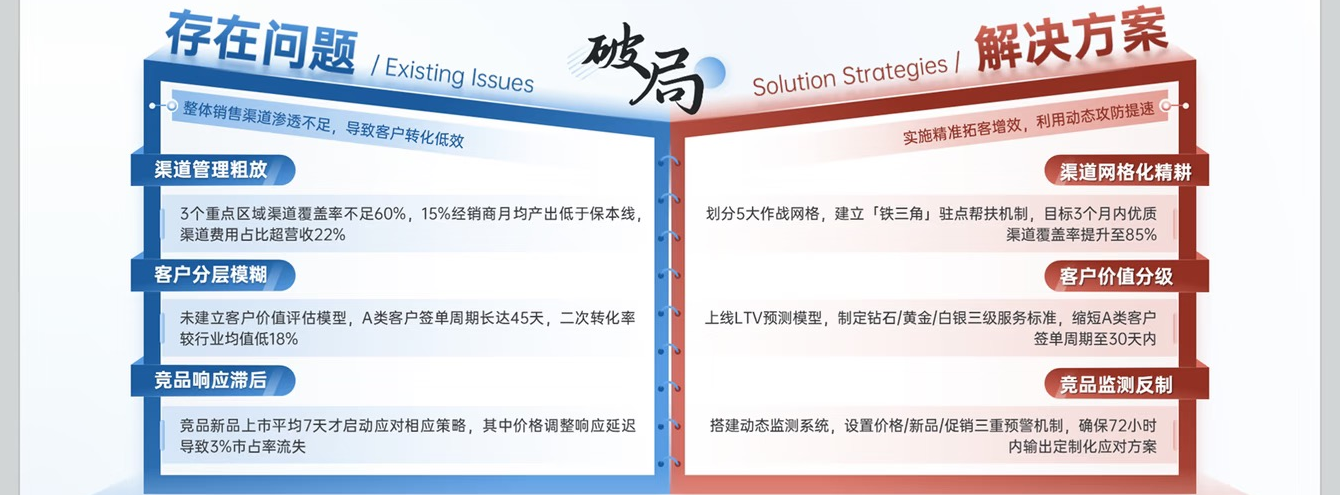
#> input picture assets/exact_folder_crop.png, 1340 x 495 px, given in place of slide_02.png, which was not available
$ python find_b5_exact.py
#> lines starting #> are read from the running program, lines starting #| are printed output that depends on the picture; pictures that were not available may be replaced by others from this repository, and a replacement may not be noted
#> further down, raw is the input picture: PIL image 1340x495 RGB; mean R, G, B 219.6, 217.3, 223.3
#| Raw image size: (1340, 495)
### tools/render_and_diff.py
"""Enhanced render_and_diff with True Linear Gradients and High-Fidelity Bold Font Rendering."""

import os
import sys
import math
import argparse
from typing import List, Optional, Tuple, Union
from PIL import Image, ImageDraw, ImageFont
from pptx import Presentation
from pptx.enum.shapes import MSO_SHAPE


# [25 lines left out: functions hex_to_rgb, extract_gradient_colors, not called in this run]


def detect_inner_slide_canvas(img: Image.Image) -> Tuple[int, int, int, int]:
    """Detect the actual white/light slide bounding box within a screenshot with gray bezels."""
    w, h = img.size
#> w = 1340; h = 495
    top_edge, bottom_edge, left_edge, right_edge = 0, h - 1, 0, w - 1
#> top_edge = 0; bottom_edge = 494; left_edge = 0; right_edge = 1339

    # Top
    for y in range(0, h // 3):
        row = [img.getpixel((x, y)) for x in range(w // 4, 3 * w // 4, 10)]
        if sum(p[0] + p[1] + p[2] for p in row) / (3 * len(row)) > 240:
            top_edge = y
            break

    # Bottom
    for y in range(h - 1, 2 * h // 3, -1):
        row = [img.getpixel((x, y)) for x in range(w // 4, 3 * w // 4, 10)]
        if sum(p[0] + p[1] + p[2] for p in row) / (3 * len(row)) > 240:
            bottom_edge = y
            break

    # Left
    for x in range(0, w // 4):
        col = [img.getpixel((x, y)) for y in range(h // 4, 3 * h // 4, 10)]
        if sum(p[0] + p[1] + p[2] for p in col) / (3 * len(col)) > 240:
            left_edge = x
            break

    # Right
    for x in range(w - 1, 3 * w // 4, -1):
        col = [img.getpixel((x, y)) for y in range(h // 4, 3 * h // 4, 10)]
        if sum(p[0] + p[1] + p[2] for p in col) / (3 * len(col)) > 240:
            right_edge = x
            break

    # If image is already exact 16:9 ratio (e.g. 1440x810, 1920x1080) and not an uncropped screenshot
    if abs(w / h - 16.0 / 9.0) < 0.01:
        # Check if top-left and top-right are clean slide background
        corners = [img.getpixel((0, 0)), img.getpixel((w - 1, 0)), img.getpixel((0, h - 1)), img.getpixel((w - 1, h - 1))]
        avg_corner = sum(p[0] + p[1] + p[2] for p in corners) / (4 * 3)
        if avg_corner > 220:  # already clean canvas
            return 0, 0, w, h

    if (right_edge - left_edge > w * 0.7) and (bottom_edge - top_edge > h * 0.7):
        return left_edge, top_edge, right_edge, bottom_edge
    return 0, 0, w, h


# [320 lines left out: functions draw_linear_gradient, render_pptx_to_image, compare_and_generate_diff, main, not called in this run]


# [2 lines that do not run on import are left out]

### tools/find_b5_exact.py
"""Find exact location of 2+1 in input/slide_02.png"""

import os
import sys
from PIL import Image

sys.path.insert(0, os.path.abspath(os.path.join(os.path.dirname(__file__), "..")))
from tools.render_and_diff import detect_inner_slide_canvas

raw = Image.open("input/slide_02.png").convert("RGB")
print(f"Raw image size: {raw.size}")
cl, ct, cr, cb = detect_inner_slide_canvas(raw)
#> cl = 20; ct = 0; cr = 1319; cb = 473
print(f"Detected canvas: [{cl}, {ct}, {cr}, {cb}]")
#| Detected canvas: [20, 0, 1319, 473]

canvas = raw.crop((cl, ct, cr, cb)).resize((1440, 810), Image.Resampling.LANCZOS)
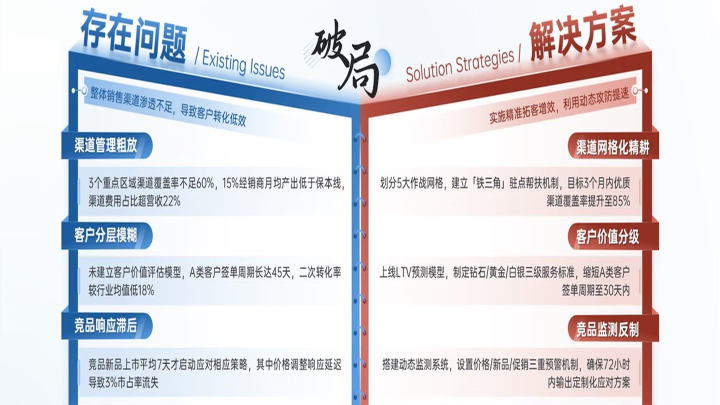
#> canvas: PIL image 1440x810 RGB (shown at 1/2 size); mean R, G, B 221.8, 219.9, 225.3
p = canvas.load()

# Let's find "2+1" text in canvas
# White text on blue banner: R>240, G>240, B>240 and adjacent pixels are blue (B>130, R<60)
pts = []
for y in range(0, 810):
    for x in range(0, 1440):
        r, g, b = p[x, y]
        # Dark blue banner
        if b > 140 and r < 70 and g > 60:
            pts.append((x, y))
#> after the loop, pts = 46605 items

# Find the blue banner for Block 5 (right half, x > 600)
b5_blue = [pt for pt in pts if pt[0] > 600]
#> b5_blue = 5666 pairs, first value 601 to 719, second value 191 to 799
if b5_blue:
    min_x = min(pt[0] for pt in b5_blue)
#> min_x = 601
    max_x = max(pt[0] for pt in b5_blue)
#> max_x = 719
    min_y = min(pt[1] for pt in b5_blue)
#> min_y = 191
    max_y = max(pt[1] for pt in b5_blue)
#> max_y = 799
    print(f"Block 5 Blue Banner in 1440x810: X=[{min_x}, {max_x}], Y=[{min_y}, {max_y}]")
#| Block 5 Blue Banner in 1440x810: X=[601, 719], Y=[191, 799]
    print(f"In 0-1000 scale: Top Y = {min_y / 810 * 1000:.1f}, Bottom Y = {max_y / 810 * 1000:.1f}")
#| In 0-1000 scale: Top Y = 235.8, Bottom Y = 986.4
    print(f"Left X = {min_x / 1440 * 1000:.1f}, Right X = {max_x / 1440 * 1000:.1f}")
#| Left X = 417.4, Right X = 499.3

    # Crop the exact Block 5
    crop_exact = canvas.crop((min_x - 10, min_y, max_x + 10, 800))
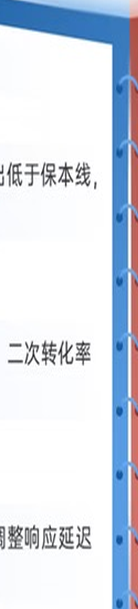
#> crop_exact: PIL image 138x609 RGB; mean R, G, B 215.3, 222, 233.2
    crop_exact.save("output/exact_block5_gt.png")
    print("Saved output/exact_block5_gt.png")

$ run again, on assets/slide1_3d_book.png
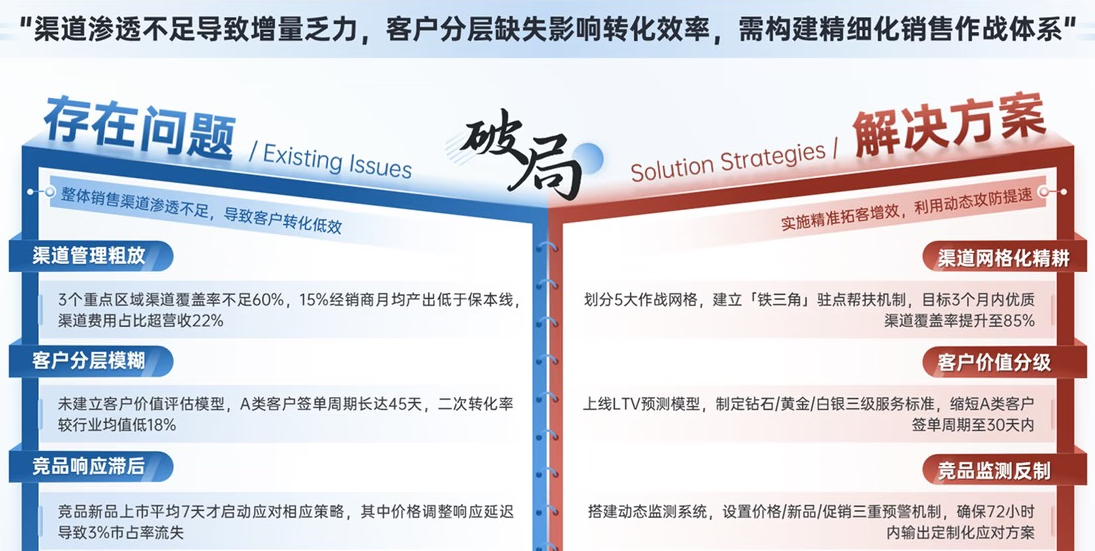
#> input picture assets/slide1_3d_book.png, 1095 x 551 px, given in place of slide_02.png, which was not available
#> raw is the input picture: PIL image 1095x551 RGB; mean R, G, B 214.5, 213.5, 220.4
#| Raw image size: (1095, 551)
#> cl = 0; ct = 58; cr = 1094; cb = 550
#| Detected canvas: [0, 58, 1094, 550]
#> `canvas = raw.crop((cl, ct, cr, cb)).resize((1440, 810), Image.Resampli..`:
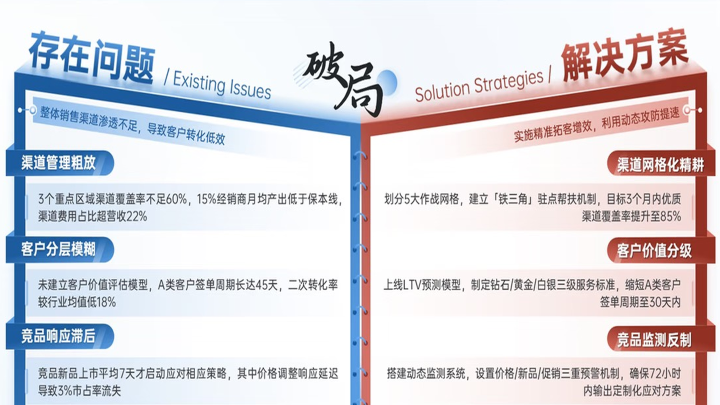
#> canvas: PIL image 1440x810 RGB (shown at 1/2 size); mean R, G, B 217.8, 215.4, 221.4
#> after the loop `for y in range(0, 810):`: pts = 53039 items
#> b5_blue = 5855 pairs, first value 601 to 719, second value 233 to 809
#> min_x = 601
#> max_x = 719
#> min_y = 233
#> max_y = 809
#| Block 5 Blue Banner in 1440x810: X=[601, 719], Y=[233, 809]
#| In 0-1000 scale: Top Y = 287.7, Bottom Y = 998.8
#| Left X = 417.4, Right X = 499.3
#> `crop_exact = canvas.crop((min_x - 10, min_y, max_x + 10, 800))`:
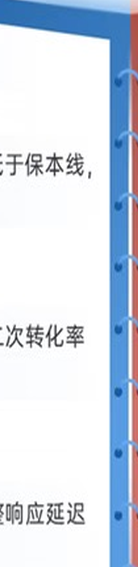
#> crop_exact: PIL image 138x567 RGB; mean R, G, B 212.1, 220.8, 233.3

$ run again, on assets/slide1_3d_clean_base.png
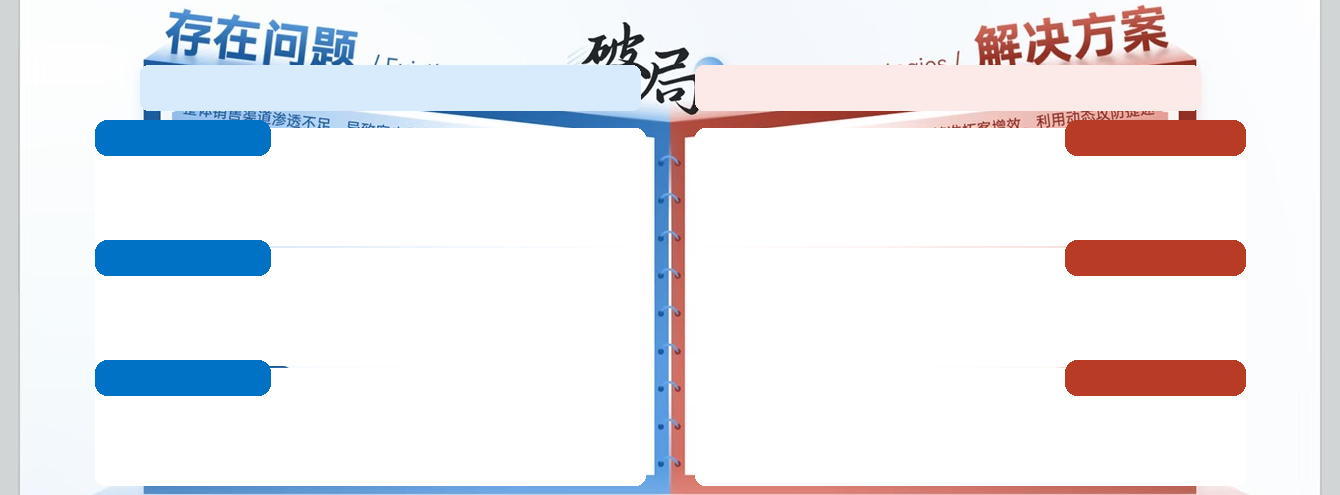
#> input picture assets/slide1_3d_clean_base.png, 1340 x 495 px, given in place of slide_02.png, which was not available
#| Raw image size: (1340, 495)
#> cl = 20; ct = 0; cr = 1319; cb = 485
#| Detected canvas: [20, 0, 1319, 485]
#> `canvas = raw.crop((cl, ct, cr, cb)).resize((1440, 810), Image.Resampli..`:
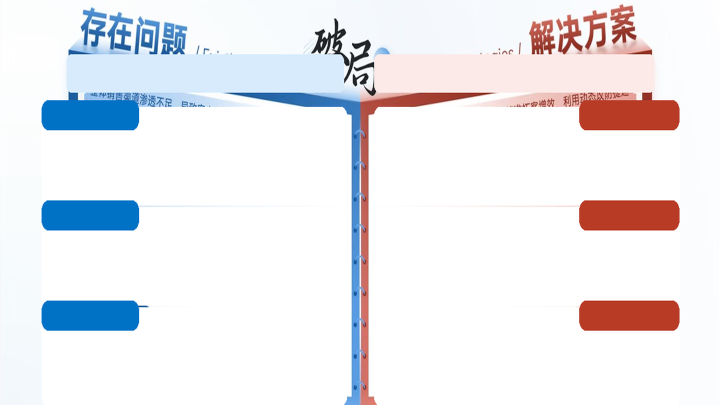
#> canvas: PIL image 1440x810 RGB (shown at 1/2 size); mean R, G, B 235, 234.5, 238.7
#> after the loop `for y in range(0, 810):`: pts = 46024 items
#> b5_blue = 4983 pairs, first value 601 to 719, second value 186 to 779
#> min_x = 601
#> max_x = 719
#> min_y = 186
#> max_y = 779
#| Block 5 Blue Banner in 1440x810: X=[601, 719], Y=[186, 779]
#| In 0-1000 scale: Top Y = 229.6, Bottom Y = 961.7
#| Left X = 417.4, Right X = 499.3
#> `crop_exact = canvas.crop((min_x - 10, min_y, max_x + 10, 800))`:
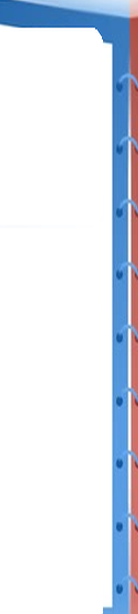
#> crop_exact: PIL image 138x614 RGB; mean R, G, B 223, 229, 239.2
